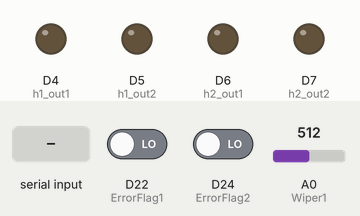
This sketch was run on a simulated Arduino Due. On the bench: output pins drawn as LEDs (lit = HIGH). The inputs (shaded band) are chosen by the test bench; at power-on: A0 (Wiper1) = 512, D22 (ErrorFlag1) LOW, D24 (ErrorFlag2) LOW (analog values on the 0–1023 scale). What the sketch prints to the serial monitor is not drawn.

Above: at 1.2 s.
1.3 s: "90,45\n" received over Serial
At 1.6 s:
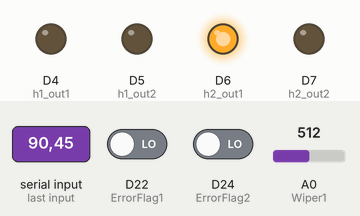
3.8 s: "30,150\n" received over Serial
At 4.7 s:
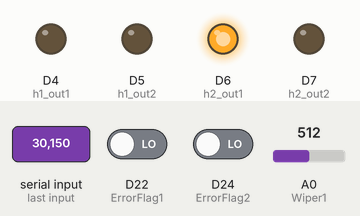
5.3 s: A0 (Wiper1) set to 888
8.3 s: A0 (Wiper1) set to 910
9.8 s: "5\n" received over Serial
At 12.6 s:
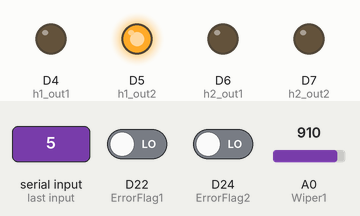
12.8 s: "90\n" received over Serial
At 14.0 s:
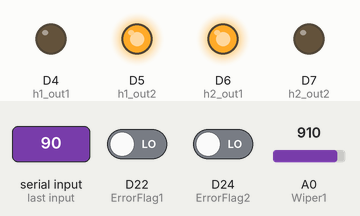
Timing chart, 0 to 16.3 s (numbered marks = the images above; inputs shaded):
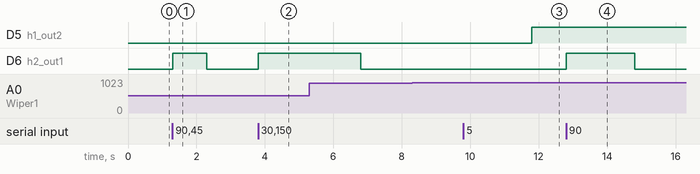

The sketch:

actuator_control.ino
```cpp
int serialData = 0;
int ActuatorPosition1 = 0;
int ActuatorPosition2 = 0;

int ErrorFlagState1 = 0;
int ErrorFlagState2 = 0;

const int h1_out1 = 4;
const int h1_out2 = 5;
const int h2_out1 = 6;
const int h2_out2 = 7;

const int Wiper1 = A0;
const int Wiper2 = A1;

const int ErrorFlag1 = 22;
const int ErrorFlag2 = 24;

void setup() {
  Serial.begin(9600);
  //setting the digital I/O pins for the h-bridge OUTPUTS
  pinMode(h1_out1, OUTPUT);
  pinMode(h1_out2, OUTPUT);
  pinMode(h2_out1, OUTPUT);
  pinMode(h2_out2, OUTPUT);

  pinMode(ErrorFlag1, INPUT);
  pinMode(ErrorFlag2, INPUT);
}

void loop() {
  analogReadResolution(10); // ADC set to 10 bits
  ActuatorPosition1 = analogRead(Wiper1);
  Serial.print("p1");
  Serial.print(ActuatorPosition1);

  ErrorFlagState1 = digitalRead(ErrorFlag1);
  Serial.print("e1");
  Serial.print(ErrorFlagState1);

  analogReadResolution(10);
  ActuatorPosition1 = analogRead(Wiper1);
  Serial.print("p2");
  Serial.print(ActuatorPosition1);

  ErrorFlagState2 = digitalRead(ErrorFlag2);
  Serial.print("e2");
  Serial.println(ErrorFlagState2);

  if (Serial.available() > 0)
  {
    serialData = Serial.parseInt();

    if (( serialData & 1 ) && ( ActuatorPosition1 < 30 ))
    {
      digitalWrite(h1_out1, HIGH);
    }
    else
    {
      digitalWrite(h1_out1, LOW);
    }

    if (!(serialData & 1) && (ActuatorPosition1 > 900))
    {
      digitalWrite(h1_out2, HIGH);
    }
    else
    {
      digitalWrite(h1_out2, LOW);
    }

    if (( serialData & 2) && (ActuatorPosition2 < 30))
    {
      digitalWrite(h2_out1, HIGH);
    }
    else
    {
      digitalWrite(h2_out1, LOW);
    }
    if(!(serialData & 2) && (ActuatorPosition2 > 900))
    {
      digitalWrite(h2_out2, HIGH);
    }
    else
    {
      digitalWrite(h2_out2, LOW);
    }
    delay(1000);
  }
}
```

Measured:
- after the input at 1.3 s, D6 (h2_out1): LOW → HIGH at once, → LOW 1.0 s later
- after the input at 3.8 s, D6 (h2_out1): LOW → HIGH at once
- after the input at 9.8 s, D5 (h1_out2): LOW → HIGH after 2.0 s
- after the input at 12.8 s, D6 (h2_out1): LOW → HIGH at once, → LOW 2.0 s later
